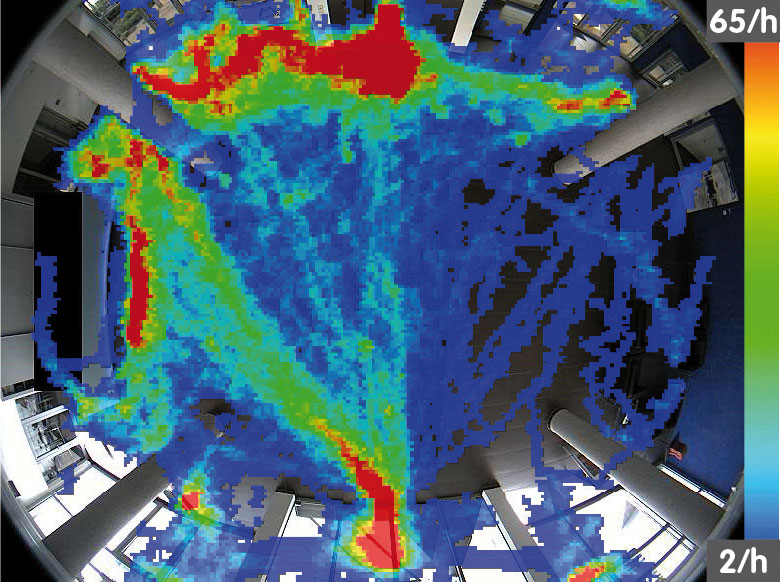
#> input picture heatmap2.jpg, 780 x 582 px
$ python heatmapcolor.py   (older library calls are emulated)
#> lines starting #> are read from the running program, lines starting #| are printed output that depends on the picture; after the words box and inside, x2 and y2 are one past the last pixel; in counts of white or black regions, pixels touching at a corner belong together
#> further down, image is the input picture: shape (582, 780, 3); mean B, G, R 113.6, 99.4, 72.5
import cv2
import numpy as np

def findCrowdedArea(image):
	#Boundaries for color red
	boundaries = [([17, 15, 100], [50, 56, 200])]
	for (lower, upper) in boundaries:
		lower = np.array(lower, dtype = "uint8")
		upper = np.array(upper, dtype = "uint8")
		# find the colors within the specified boundaries and apply the mask
		mask = cv2.inRange(image, lower, upper)
		output = cv2.bitwise_and(image, image, mask = mask)
#> this loop made 1 pass
#> pass 1, in findCrowdedArea, `mask = cv2.inRange(image, lower, upper)`:
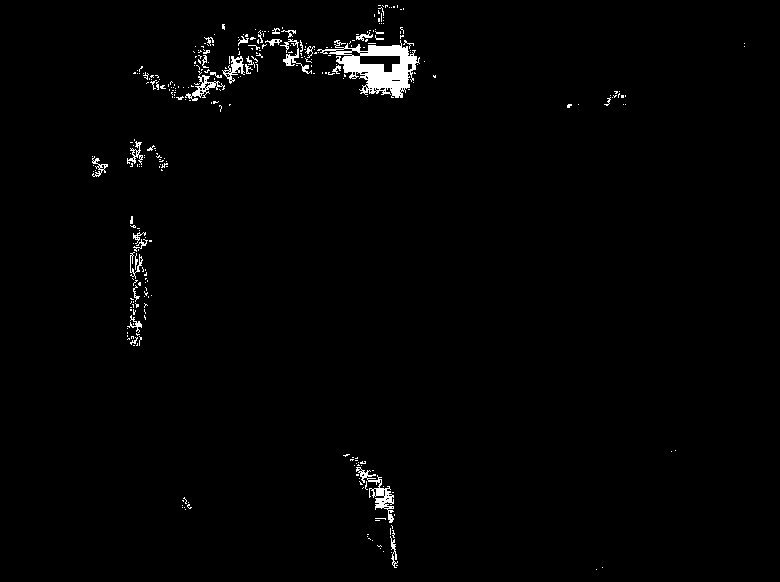
#> mask: shape (582, 780); 1.4% white; 323 white regions (290 under 20 px)
#> pass 1, in findCrowdedArea, `output = cv2.bitwise_and(image, image, mask = mask)`:
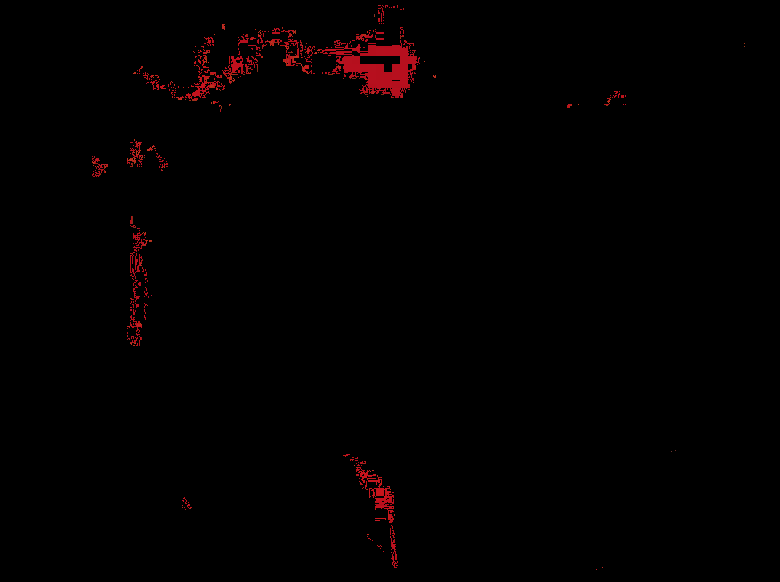
#> output: shape (582, 780, 3); mean B, G, R 0.4, 0.3, 2.5

	imgray = cv2.cvtColor(output,cv2.COLOR_BGR2GRAY)
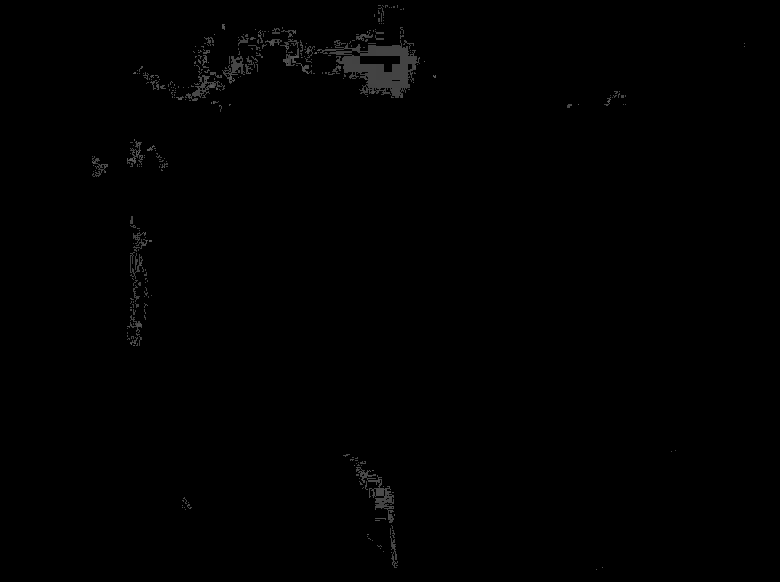
#> imgray: shape (582, 780); min 0, max 97, mean 1
	im2,contours, hier = cv2.findContours(imgray,cv2.RETR_TREE,cv2.CHAIN_APPROX_SIMPLE)
#> contours = 419 contours, 399 with area under 20; largest, box (x1, y1, x2, y2) and area: (317, 40, 420, 98) 2712, (359, 55, 401, 73) 438, (356, 467, 394, 523) 397, (185, 75, 225, 101) 232, (222, 56, 245, 84) 188
	backtorgb=cv2.cvtColor(imgray,cv2.COLOR_GRAY2RGB)

	area=[]
	for cnt in contours:
		area.append(cv2.contourArea(cnt))
#> this loop made 419 passes
#> cnt on passes 1 to 3: [[596, 569]], [[602, 567]], [[396, 565], [397, 565]]
#> after the loop, area = 419 values, max 2712.5 at index 333, min 0 at index 0, mean 13.36
	l=sorted(area,reverse=True)
#> l = 419 values, max 2712.5 at index 0, min 0 at index 231, mean 13.36
	print("HELLO:",l)
#> (printed output is left out)
	i=1
	sumred=0
	for cnt in contours:
		cv2.drawContours(backtorgb,[cnt], 0, (0,0,255), 2)
		if(cv2.contourArea(cnt)!=l[0] and cv2.contourArea(cnt)!=0):
			print("Contour number: ",i," Contour Area: ",cv2.contourArea(cnt)," \n")
			sumred+=cv2.contourArea(cnt)
			i+=1
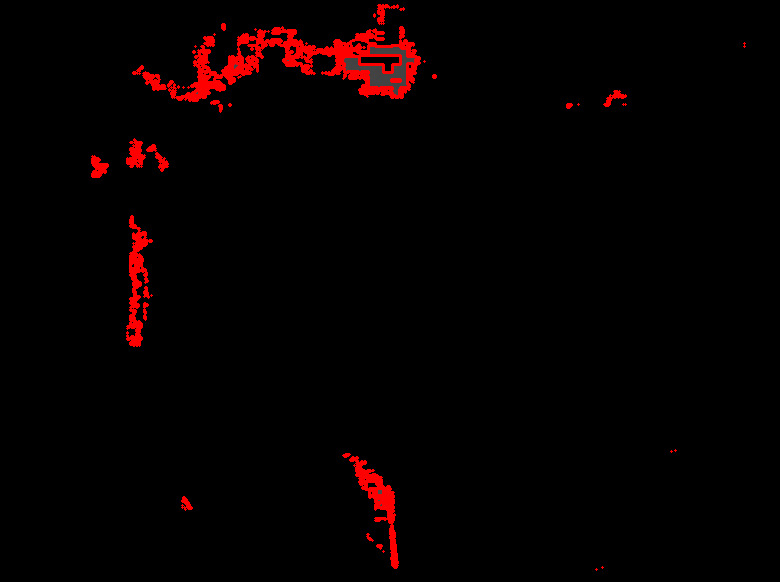
#> backtorgb: shape (582, 780, 3); mean B, G, R 0.2, 0.2, 6.4
#> after the loop, i = 231; sumred = 2883.5


	cv2.imshow('images',np.hstack([image,backtorgb]))
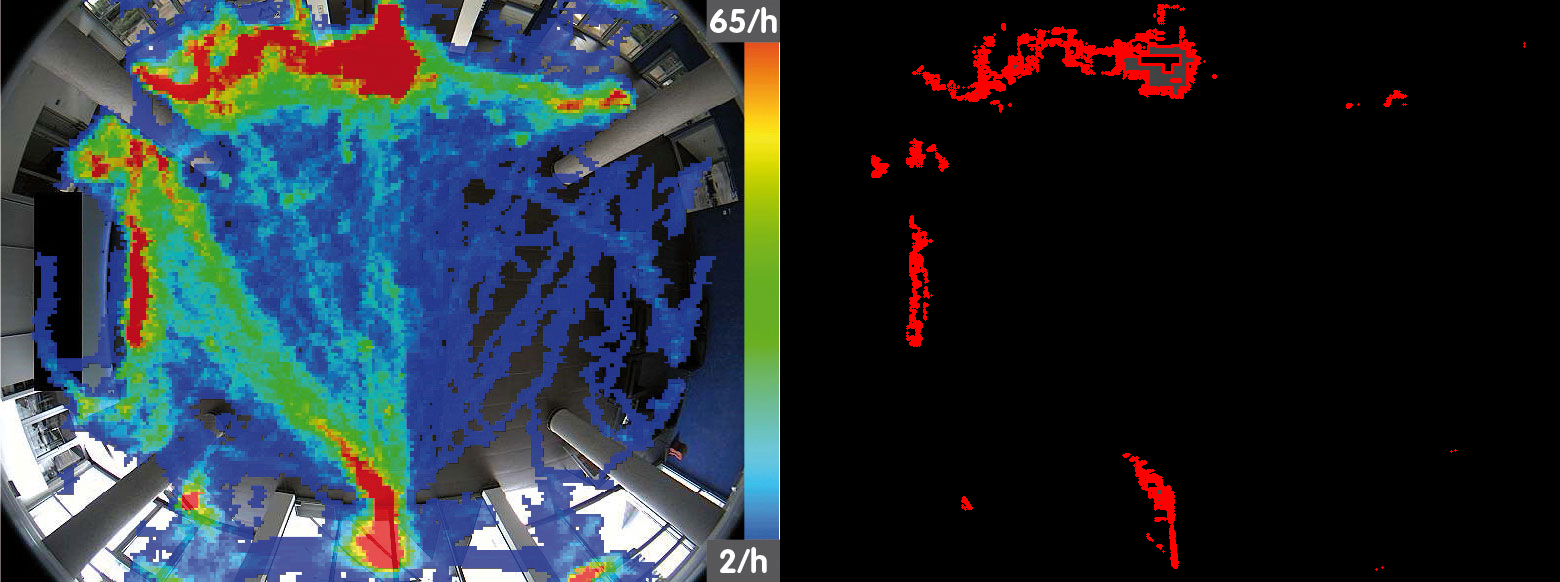
#> window 'images': shape (582, 1560, 3); mean B, G, R 56.9, 49.8, 39.5
	cv2.waitKey(0)
	cv2.destroyAllWindows()
	return sumred

if __name__ == "__main__":
	image=cv2.imread('heatmap2.jpg')
	image = np.uint8(image)
	total=findCrowdedArea(image)
#> total = 2883.5
	print("The total area of red components are: ",total)
#| The total area of red components are:  2883.5
